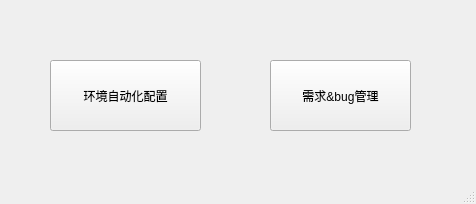
<?xml version="1.0" encoding="UTF-8"?>
<ui version="4.0">
 <class>MainWindow</class>
 <widget class="QMainWindow" name="MainWindow">
  <property name="geometry">
   <rect>
    <x>0</x>
    <y>0</y>
    <width>476</width>
    <height>204</height>
   </rect>
  </property>
  <property name="windowTitle">
   <string>MainWindow</string>
  </property>
  <widget class="QWidget" name="centralwidget">
   <widget class="QPushButton" name="btn_envAutoConfig">
    <property name="geometry">
     <rect>
      <x>50</x>
      <y>60</y>
      <width>151</width>
      <height>71</height>
     </rect>
    </property>
    <property name="text">
     <string>环境自动化配置</string>
    </property>
   </widget>
   <widget class="QPushButton" name="btn_dmdManage">
    <property name="geometry">
     <rect>
      <x>270</x>
      <y>60</y>
      <width>141</width>
      <height>71</height>
     </rect>
    </property>
    <property name="text">
     <string>需求&amp;&amp;bug管理</string>
    </property>
   </widget>
  </widget>
  <widget class="QMenuBar" name="menubar">
   <property name="geometry">
    <rect>
     <x>0</x>
     <y>0</y>
     <width>476</width>
     <height>23</height>
    </rect>
   </property>
  </widget>
  <widget class="QStatusBar" name="statusbar"/>
 </widget>
 <resources/>
 <connections/>
</ui>
